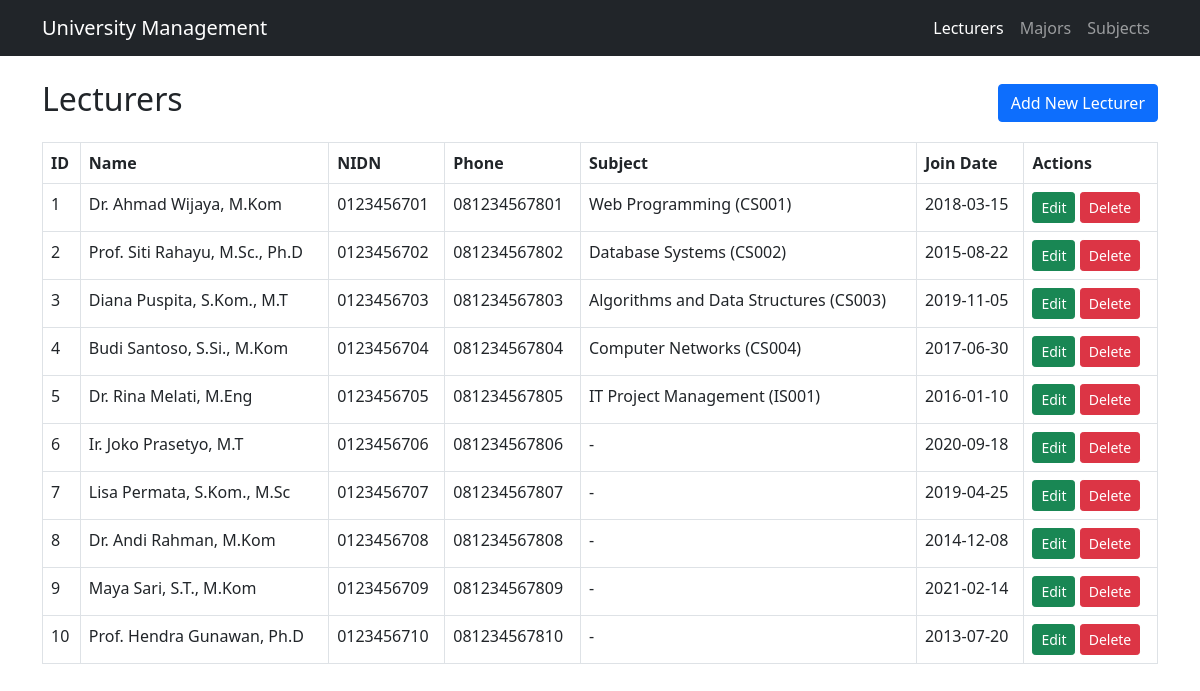
The page /tp_mvc25/index.php on the database its author committed.
### tables this page shows
CREATE TABLE `lecturers` (
  `id` int(11) NOT NULL,
  `name` varchar(100) NOT NULL,
  `nidn` varchar(20) NOT NULL,
  `phone` varchar(15) NOT NULL,
  `join_date` date NOT NULL,
  `created_at` timestamp NOT NULL DEFAULT current_timestamp(),
  `subject_id` int(11) DEFAULT NULL
);

CREATE TABLE `subjects` (
  `id` int(11) NOT NULL,
  `name` varchar(100) NOT NULL,
  `credits` int(11) NOT NULL,
  `subject_code` varchar(20) NOT NULL,
  `major_id` int(11) DEFAULT NULL,
  `created_at` timestamp NOT NULL DEFAULT current_timestamp()
);

### tp_mvc25/controllers/LecturerController.php (called while the page is built, shortened)
<?php
include_once "models/Lecturer.php";
class LecturerController
{
    private $model;
    public function __construct($conn)
    {
        $this->model = new Lecturer($conn);
    }
    public function index()
    {
        return $this->model->getAll();
    }
}

### tp_mvc25/models/Lecturer.php (called while the page is built, shortened)
<?php
class Lecturer
{
    private $conn;
    public function __construct($db){
        $this->conn = $db;
    }
    public function getAll(){
        $sql = "SELECT l.*, s.name as subject_name, s.subject_code
                FROM lecturers l
                LEFT JOIN subjects s ON l.subject_id = s.id";
        return $this->conn->query($sql);
    }
}
?>

### tp_mvc25/views/LecturerViews.php (the view, shortened to what this page needs)
<?php
$lecturerController = new LecturerController($conn);
$subjectModel = new Subject($conn);
$action = $_GET['action'] ?? 'index';
$id = $_GET['id'] ?? null;
$result = $lecturerController->index();
$lecturers = [];
while ($r = $result->fetch_assoc()) {
    $lecturers[] = $r;
}
$subjects = $subjectModel->getAll();
$lecturer = null;
$active_page = "lecturers";
?>
<?php include "templates/header.php"; ?>
<?php if (in_array($action, ['create', 'edit'])): ?>
    <h2><?= $action === 'create' ? 'Create' : 'Edit' ?> Lecturer</h2>
    <form method="post" action="index.php?page=lecturers&action=<?= $action ?><?= $id ? '&id='.$id : '' ?>">
        <?php if ($action === 'edit'): ?>
            <input type="hidden" name="id" value="<?= $lecturer['id'] ?>">
        <?php endif; ?>
        <div class="mb-3">
            <label class="form-label">Name</label>
            <input type="text" name="name" class="form-control" value="<?= $lecturer['name'] ?? '' ?>" required>
        </div>
        <div class="mb-3">
            <label class="form-label">NIDN</label>
            <input type="text" name="nidn" class="form-control" value="<?= $lecturer['nidn'] ?? '' ?>" required>
        </div>
        <div class="mb-3">
            <label class="form-label">Phone</label>
            <input type="text" name="phone" class="form-control" value="<?= $lecturer['phone'] ?? '' ?>" required>
        </div>
        <div class="mb-3">
            <label class="form-label">Subject</label>
            <select name="subject_id" class="form-control">
                <option value="">-- Select Subject --</option>
                <?php while ($subject = $subjects->fetch_assoc()): ?>
                    <option value="<?= $subject['id'] ?>"
                        <?= isset($lecturer['subject_id']) && $lecturer['subject_id'] == $subject['id'] ? 'selected' : '' ?>>
                        <?= $subject['name'] ?> (<?= $subject['subject_code'] ?>)
                    </option>
                <?php endwhile; ?>
            </select>
        </div>
        <div class="mb-3">
            <label class="form-label">Join Date</label>
            <input type="date" name="join_date" class="form-control" value="<?= $lecturer['join_date'] ?? '' ?>" required>
        </div>
        <?php
        $submit_label = $action === 'create' ? 'Create' : 'Update';
        include "templates/form_actions.php";
        ?>
    </form>
<?php else: ?>
    <div class="d-flex justify-content-between align-items-center mb-3">
        <h2>Lecturers</h2>
        <a href="index.php?page=lecturers&action=create" class="btn btn-primary">Add New Lecturer</a>
    </div>
    <table class="table table-bordered">
        <thead>
            <tr>
                <th>ID</th>
                <th>Name</th>
                <th>NIDN</th>
                <th>Phone</th>
                <th>Subject</th>
                <th>Join Date</th>
                <th>Actions</th>
            </tr>
        </thead>
        <tbody>
        <?php foreach ($lecturers as $l): ?>
            <tr>
                <td><?= $l["id"] ?></td>
                <td><?= $l["name"] ?></td>
                <td><?= $l["nidn"] ?></td>
                <td><?= $l["phone"] ?></td>
                <td><?= $l["subject_name"] ? $l["subject_name"] . " (" . $l["subject_code"] . ")" : '-' ?></td>
                <td><?= $l["join_date"] ?></td>
                <?php
                $page = "lecturers";
                $id = $l["id"];
                include "templates/table_actions.php";
                ?>
            </tr>
        <?php endforeach; ?>
        </tbody>
    </table>
<?php endif; ?>
<?php include "templates/footer.php"; ?>

### tp_mvc25/index.php (shortened to what this page needs)
<?php
include "connection.php";
include "controllers/LecturerController.php";
$lecturerController = new LecturerController($conn);
$page = $_GET['page'] ?? 'lecturers';
$action = $_GET['action'] ?? 'index';
switch($page) {
    default:
        if ($action === 'create' && $_SERVER['REQUEST_METHOD'] === 'POST') {
            $lecturerController->createLecturer();
        } elseif ($action === 'edit' && $_SERVER['REQUEST_METHOD'] === 'POST') {
            $lecturerController->updateLecturer();
        } elseif ($action === 'delete') {
            $lecturerController->deleteLecturer($_GET['id']);
        } else {
            include "views/LecturerViews.php";
        }
        break;
}
?>

### tp_mvc25/templates/header.php (shortened to what this page needs)
<!DOCTYPE html>
<html lang="en">
<head>
    <link rel="stylesheet" href="assets/bootstrap.min.css">
</head>
<body>
<nav class="navbar navbar-dark bg-dark navbar-expand-lg">
    <div class="container">
        <a class="navbar-brand" href="index.php">University Management</a>
        <div class="navbar-nav">
            <a class="nav-link <?= $active_page === 'lecturers' ? 'active' : '' ?>"
               href="index.php?page=lecturers">Lecturers</a>
            <a class="nav-link <?= $active_page === 'majors' ? 'active' : '' ?>"
               href="index.php?page=majors">Majors</a>
            <a class="nav-link <?= $active_page === 'subjects' ? 'active' : '' ?>"
               href="index.php?page=subjects">Subjects</a>
        </div>
    </div>
</nav>
<div class="container mt-4">

### tp_mvc25/templates/table_actions.php
<td>
    <a href="index.php?page=<?= $page ?>&action=edit&id=<?= $id ?>" class="btn btn-success btn-sm">Edit</a>
    <a href="index.php?page=<?= $page ?>&action=delete&id=<?= $id ?>"
       class="btn btn-danger btn-sm"
       onclick="return confirmDelete()">Delete</a>
</td>

### tp_mvc25/templates/footer.php (shortened to what this page needs)
</div>
</body>
</html>

### rows shown on the page
lecturers: id "1", name "Dr. Ahmad Wijaya, M.Kom", nidn "0123456701", phone "081234567801", subject.name "Web Programming", subject.subject_code "CS001", join_date "2018-03-15"
lecturers: id "2", name "Prof. Siti Rahayu, M.Sc., Ph.D", nidn "0123456702", phone "081234567802", subject.name "Database Systems", subject.subject_code "CS002", join_date "2015-08-22"
lecturers: id "3", name "Diana Puspita, S.Kom., M.T", nidn "0123456703", phone "081234567803", subject.name "Algorithms and Data Structures", subject.subject_code "CS003", join_date "2019-11-05"
lecturers: id "4", name "Budi Santoso, S.Si., M.Kom", nidn "0123456704", phone "081234567804", subject.name "Computer Networks", subject.subject_code "CS004", join_date "2017-06-30"
lecturers: id "5", name "Dr. Rina Melati, M.Eng", nidn "0123456705", phone "081234567805", subject.name "IT Project Management", subject.subject_code "IS001", join_date "2016-01-10"
lecturers: id "6", name "Ir. Joko Prasetyo, M.T", nidn "0123456706", phone "081234567806", join_date "2020-09-18"
lecturers: id "7", name "Lisa Permata, S.Kom., M.Sc", nidn "0123456707", phone "081234567807", join_date "2019-04-25"
lecturers: id "8", name "Dr. Andi Rahman, M.Kom", nidn "0123456708", phone "081234567808", join_date "2014-12-08"
lecturers: id "9", name "Maya Sari, S.T., M.Kom", nidn "0123456709", phone "081234567809", join_date "2021-02-14"
lecturers: id "10", name "Prof. Hendra Gunawan, Ph.D", nidn "0123456710", phone "081234567810", join_date "2013-07-20"
